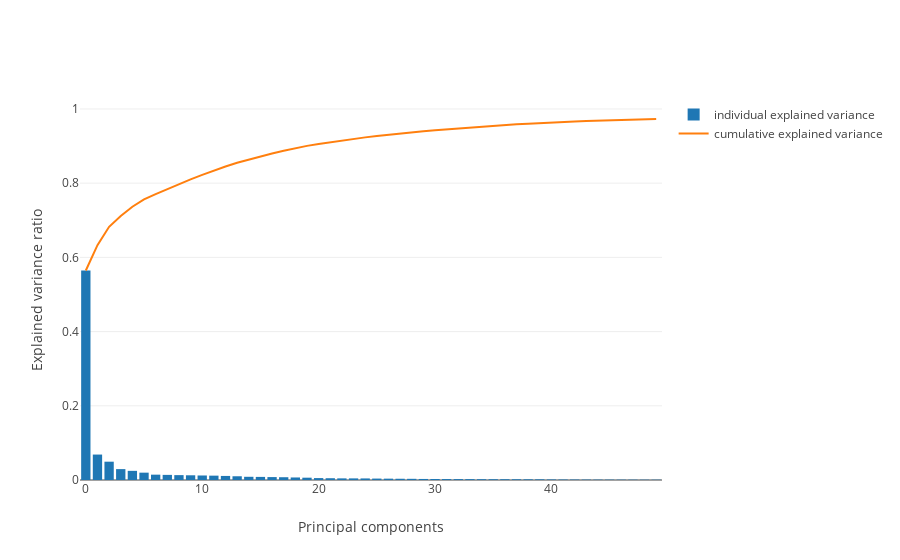

Source (notebook cell):
### Code cell
%matplotlib inline
plot_explained_variance(pca)
